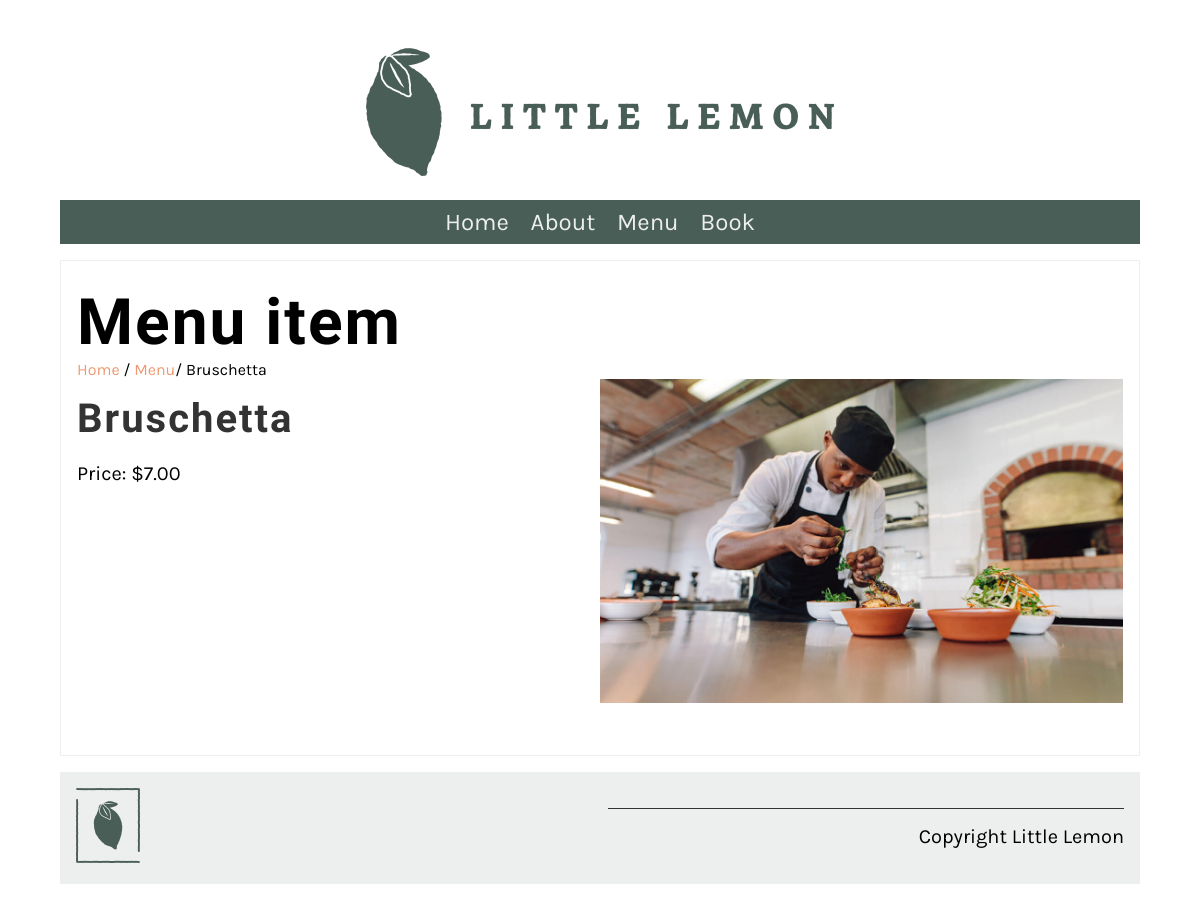
Before: /menu_item/4/ with the older database file.
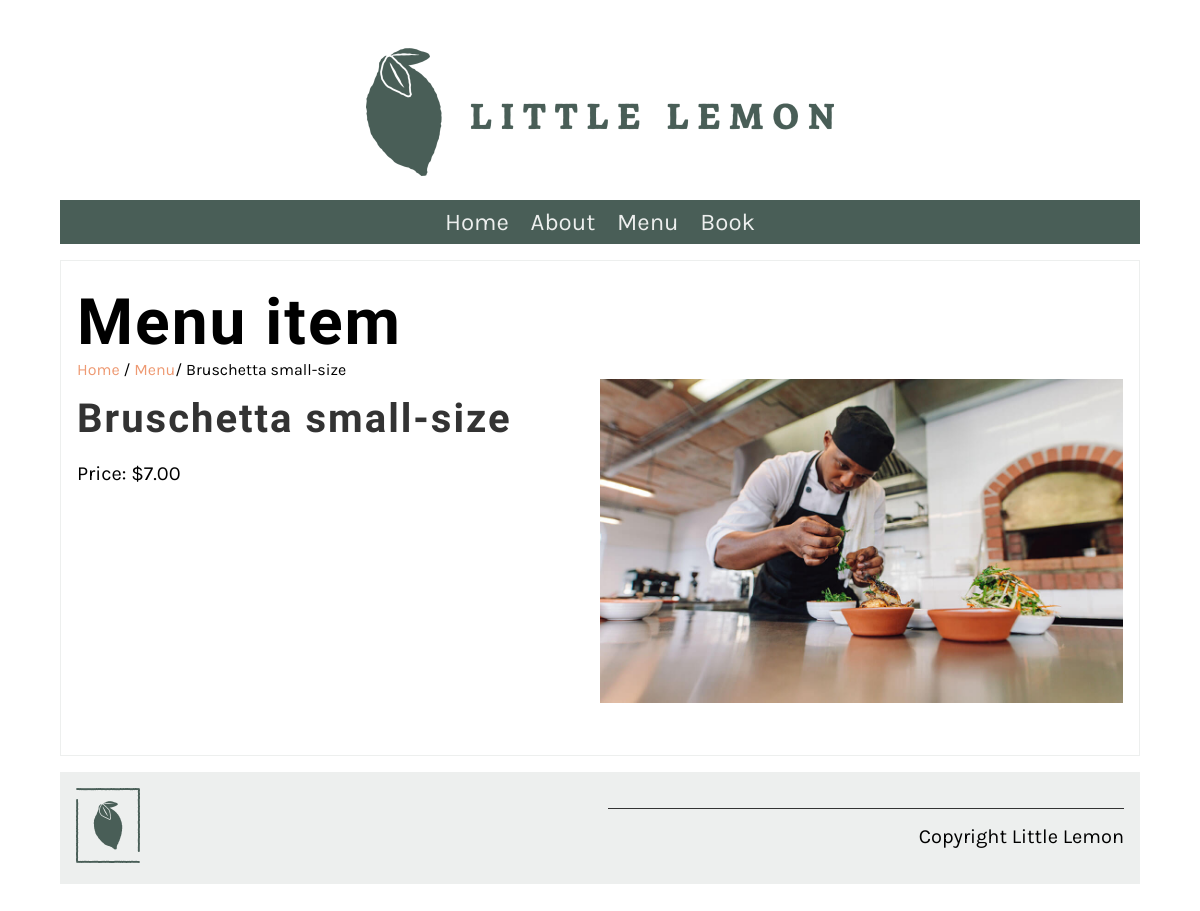
After: the same page with the newer database file.
### restaurant/models.py (models this page shows, shortened)
class Menu(models.Model):
   name = models.CharField(max_length=200)
   price = models.IntegerField(null=False)

### restaurant/views.py (the view)
# urls.py: path('menu_item/<int:pk>/', views.display_menu_item, name="menu_item"),
def display_menu_item(request, pk=None):
    if pk:
        menu_item = Menu.objects.get(pk=pk)
    else:
        menu_item = ""
    return render(request, 'menu_item.html', {"menu_item": menu_item})

### templates/menu_item.html (shortened to what this page needs)
{% extends 'base.html' %} {% load static %} {% block content %}
<section>
  <article>
    <h1>Menu item</h1>
    <span>
      <a href="{% url 'home' %}">Home</a> / <a href="{% url 'menu' %}">Menu</a>/
      {{menu_item.name}}
    </span>
    <div class="row">
      <div class="column">
        <h2>{{ menu_item.name }}</h2>
        <p>Price: ${{ menu_item.price }}.00</p>
      </div>
      <div class="column">
        <img src="{% static 'img/restaurant chef C.jpg' %}" />
      </div>
    </div>
  </article>
</section>
{% endblock %}

Changed rows visible on the page:
changed Menu: name "Bruschetta" → "Bruschetta small-size"
